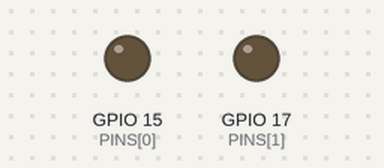
A program run on a simulated Raspberry Pi (BCM pin numbers). Shown: output pins drawn as LEDs (lit = HIGH). At 4.0 s the program stops and its outputs stay as they are.

Above: at 0.1 s.
At 2.1 s:
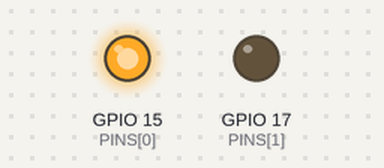
Timing chart, 0 to 5.5 s (numbered marks = the images above):
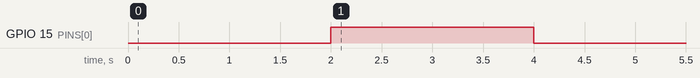

Measured:
- by itself, GPIO 15 (PINS[0]): LOW → HIGH at 2.0 s, → LOW 2.0 s later

The program:

relay.py
```python
import RPi.GPIO as GPIO
from time import sleep

GPIO.setmode(GPIO.BCM)
GPIO.setwarnings(False)

PINS=[15,17]


for i in PINS:
    GPIO.setup(i, GPIO.OUT)
    GPIO.output(i, GPIO.LOW)
    sleep(2)
    GPIO.output(i,GPIO.HIGH)

GPIO.cleanup()
```
